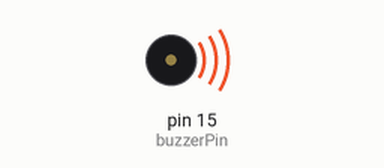
Bench run of a sketch on a simulated Arduino Uno, built with avr-gcc and run on an emulated ATmega328P. Parts: buzzer (waves = sounding, pin HIGH).

Above: at 0.15 s.
At 6.1 s:
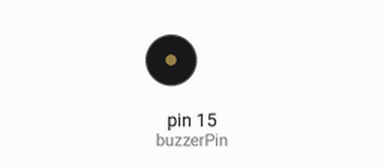
Timing chart, 0 to 7.8 s (numbered marks = the images above):
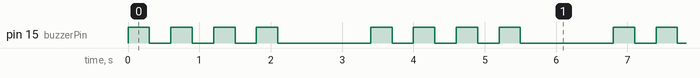

Measured:
- by itself, pin 15 (buzzerPin): repeats every 3.4 s: 3 × (LOW 0.30 s, HIGH 0.30 s), LOW 1.3 s, HIGH 0.30 s
- by itself, everything shown: repeats every 3.4 s, in 8 steps

The sketch:

3.1_beep.ino
```cpp
const int buzzerPin = 15;

void setup() {
    pinMode(buzzerPin, OUTPUT);
}

void loop() {
  for (int i=0;i<4;i++){
    digitalWrite(buzzerPin, HIGH);
    delay(300);
    digitalWrite(buzzerPin, LOW);
    delay(300);
  }
  delay(1000);
}
```
